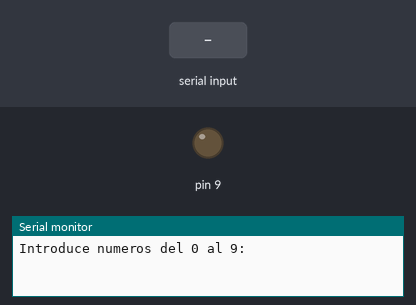
The sketch below on a simulated Arduino Uno, built with avr-gcc and run on an emulated ATmega328P. Shown: output pins drawn as LEDs (lit = HIGH), the last lines printed to the serial monitor. Inputs (shaded band) come from the test bench.

Above: at 1.2 s.
1.3 s: byte 30 received over Serial
At 1.8 s:
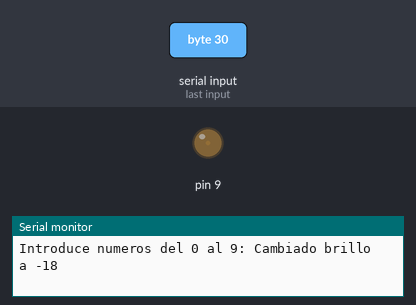
2.8 s: byte 90 received over Serial
At 4.0 s:
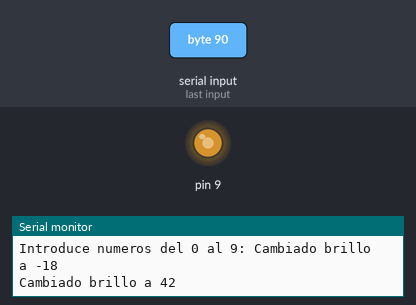
4.3 s: byte 120 received over Serial
At 5.3 s:
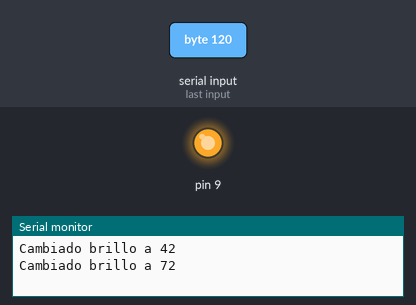
Timing chart, 0 to 7.3 s (numbered marks = the images above; inputs shaded):
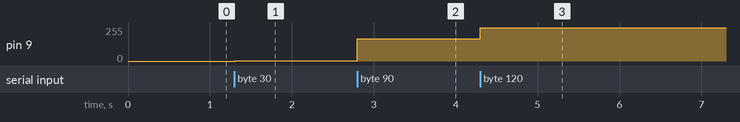

Measured:
- after the input at 1.3 s, pin 9: 0/255 → 2/255 at once
- after the input at 2.8 s, pin 9: 2/255 → 166/255 at once
- after the input at 4.3 s, pin 9: 166/255 → 248/255 at once

The sketch:

Tema9_1.ino
```cpp
void setup() {

  Serial.begin(9600);
  pinMode(9, OUTPUT);
  Serial.print("Introduce numeros del 0 al 9: ");

}

void loop() {
  byte dato;
  byte brillo;
  if (Serial.available() > 0) {
    dato = Serial.read();
    brillo = map(dato, 0x30, 0x39, 0, 255);
    analogWrite(9, brillo);
    Serial.print("Cambiado brillo a ");
    Serial.println(dato - 0x30);
  }
}
```
